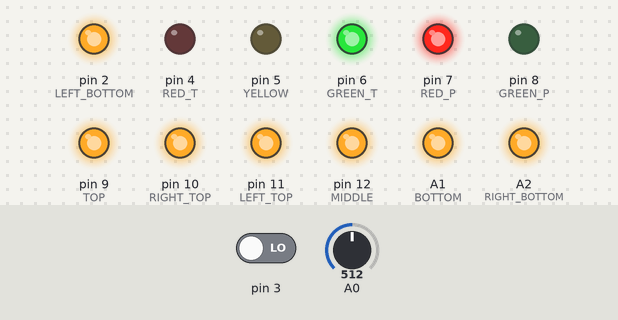
The sketch below on a simulated Arduino Uno, built with avr-gcc and run on an emulated ATmega328P. Shown: output pins drawn as LEDs (lit = HIGH). The test bench sets the inputs (shaded band); at power-on: pin 3 LOW, A0 = 512.

Above: at 2.8 s.
2.9 s: pin 3 driven HIGH
At 3.8 s:
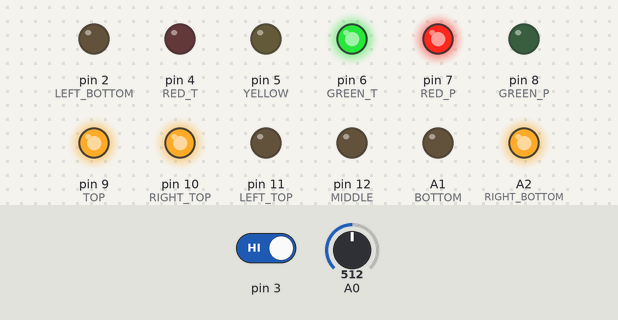
7.5 s: A0 set to 582
15.2 s: A0 set to 616
20.5 s: A0 set to 590
At 22.8 s:
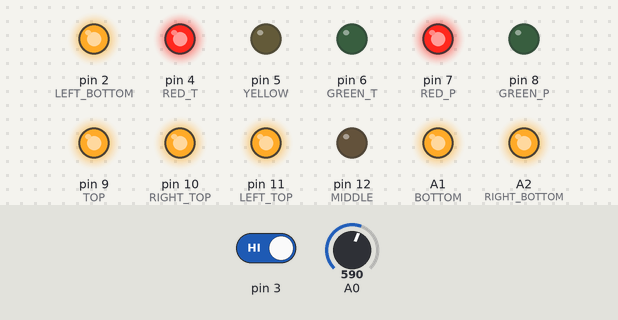
32.5 s: A0 set to 610
At 33.8 s:
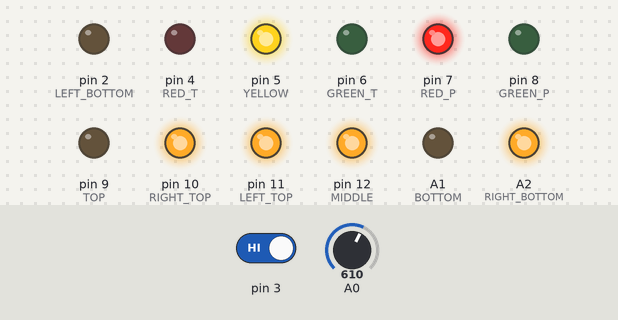
42.5 s: A0 set to 511
At 49.8 s:
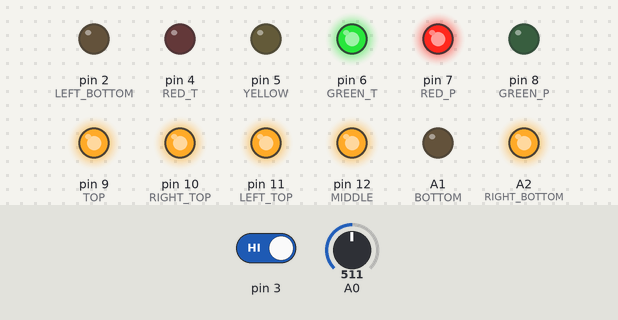
Timing chart, 0 to 72.5 s (numbered marks = the images above; inputs shaded):
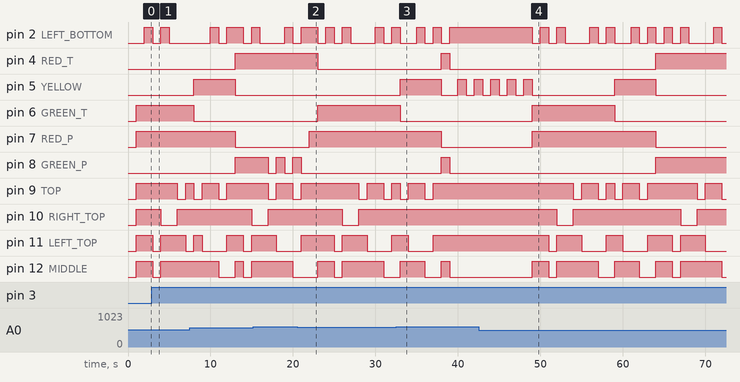

Measured:
- after the input at 20.5 s, pin 4 (RED_T): HIGH → LOW after 2.5 s instead of 1.5 s; pin 5 (YELLOW): stops changing and stays LOW; pin 6 (GREEN_T): LOW → HIGH after 2.5 s; pin 7 (RED_P): LOW → HIGH after 1.5 s; pin 10 (RIGHT_TOP): HIGH → LOW after 5.5 s, → HIGH 2.0 s later
- after the input at 32.5 s, pin 10 (RIGHT_TOP): stays HIGH (without the input it goes to LOW after 8.5 s); pin 11 (LEFT_TOP): goes on until 37.0 s, then stays HIGH; A1 (BOTTOM): goes on until 39.0 s, then stays HIGH
- after the input at 42.5 s, pin 2 (LEFT_BOTTOM): HIGH → LOW after 6.5 s, → HIGH 1.0 s later, → LOW 1.0 s later, → HIGH 1.0 s later, … (19 changes in this stretch); pin 4 (RED_T): LOW → HIGH after 21.5 s

The sketch:

semaforo.ino
```cpp
#include <TimerOne.h>

// XXX_T -> traffic light
// XXX_P -> pedestrian light

#define RED_T 4
#define YELLOW 5
#define GREEN_T 6
#define RED_P 7
#define GREEN_P 8
#define TOP 9
#define RIGHT_TOP 10
#define LEFT_TOP 11
#define MIDDLE 12
#define BOTTOM A1
#define RIGHT_BOTTOM A2
#define LEFT_BOTTOM 2
int count = 0; // count time in seconds
int display_count = 0;
int pedestrian_flag = 0;
int pedestrian_count = 0; // saves count value when there are pedestrians
int toogle = 0;
int night_flag = 0;
unsigned int timer_to_wake = 0; // counter to  daylight mode
unsigned int timer_to_sleep = 0; // counter to nighttime mode

void timer_display(int number) // decoder for 7 segment display
{
  switch(number)
  {
    case 0 :
      digitalWrite(TOP,HIGH);
      digitalWrite(RIGHT_TOP,HIGH);
      digitalWrite(LEFT_TOP,HIGH);
      digitalWrite(MIDDLE,LOW);
      digitalWrite(BOTTOM,HIGH);
      digitalWrite(RIGHT_BOTTOM,HIGH);
      digitalWrite(LEFT_BOTTOM,HIGH);
      break;
    case 1 :
      digitalWrite(TOP,LOW);
      digitalWrite(RIGHT_TOP,HIGH);
      digitalWrite(LEFT_TOP,LOW);
      digitalWrite(MIDDLE,LOW);
      digitalWrite(BOTTOM,LOW);
      digitalWrite(RIGHT_BOTTOM,HIGH);
      digitalWrite(LEFT_BOTTOM,LOW);
      break;
    case 2 :
      digitalWrite(TOP,HIGH);
      digitalWrite(RIGHT_TOP,HIGH);
      digitalWrite(LEFT_TOP,LOW);
      digitalWrite(MIDDLE,HIGH);
      digitalWrite(BOTTOM,HIGH);
      digitalWrite(RIGHT_BOTTOM,LOW);
      digitalWrite(LEFT_BOTTOM,HIGH);
      break;
    case 3 :
      digitalWrite(TOP,HIGH);
      digitalWrite(RIGHT_TOP,HIGH);
      digitalWrite(LEFT_TOP,LOW);
      digitalWrite(MIDDLE,HIGH);
      digitalWrite(BOTTOM,HIGH);
      digitalWrite(RIGHT_BOTTOM,HIGH);
      digitalWrite(LEFT_BOTTOM,LOW);
      break;
    case 4 :
      digitalWrite(TOP,LOW);
      digitalWrite(RIGHT_TOP,HIGH);
      digitalWrite(LEFT_TOP,HIGH);
      digitalWrite(MIDDLE,HIGH);
      digitalWrite(BOTTOM,LOW);
      digitalWrite(RIGHT_BOTTOM,HIGH);
      digitalWrite(LEFT_BOTTOM,LOW);
      break;
    case 5 :
      digitalWrite(TOP,HIGH);
      digitalWrite(RIGHT_TOP,LOW);
      digitalWrite(LEFT_TOP,HIGH);
      digitalWrite(MIDDLE,HIGH);
      digitalWrite(BOTTOM,HIGH);
      digitalWrite(RIGHT_BOTTOM,HIGH);
      digitalWrite(LEFT_BOTTOM,LOW);
      break;
    case 6 :
      digitalWrite(TOP,HIGH);
      digitalWrite(RIGHT_TOP,LOW);
      digitalWrite(LEFT_TOP,HIGH);
      digitalWrite(MIDDLE,HIGH);
      digitalWrite(BOTTOM,HIGH);
      digitalWrite(RIGHT_BOTTOM,HIGH);
      digitalWrite(LEFT_BOTTOM,HIGH);
      break;
    case 7 :
      digitalWrite(TOP,HIGH);
      digitalWrite(RIGHT_TOP,HIGH);
      digitalWrite(LEFT_TOP,LOW);
      digitalWrite(MIDDLE,LOW);
      digitalWrite(BOTTOM,LOW);
      digitalWrite(RIGHT_BOTTOM,HIGH);
      digitalWrite(LEFT_BOTTOM,LOW);
      break;
    case 8 :
      digitalWrite(TOP,HIGH);
      digitalWrite(RIGHT_TOP,HIGH);
      digitalWrite(LEFT_TOP,HIGH);
      digitalWrite(MIDDLE,HIGH);
      digitalWrite(BOTTOM,HIGH);
      digitalWrite(RIGHT_BOTTOM,HIGH);
      digitalWrite(LEFT_BOTTOM,HIGH);
      break;
    case 9 :
      digitalWrite(TOP,HIGH);
      digitalWrite(RIGHT_TOP,HIGH);
      digitalWrite(LEFT_TOP,HIGH);
      digitalWrite(MIDDLE,HIGH);
      digitalWrite(BOTTOM,LOW);
      digitalWrite(RIGHT_BOTTOM,HIGH);
      digitalWrite(LEFT_BOTTOM,LOW);
      break;
  }
}

void traffic_light(int color) // turn on/off LEDs like a traffic light
{
  if (color == RED_T)
  {
    digitalWrite(RED_T,HIGH);
    digitalWrite(YELLOW,LOW);
    digitalWrite(GREEN_T,LOW);
  }
  else if (color == YELLOW)
  {
    digitalWrite(YELLOW,HIGH);
    digitalWrite(RED_T,LOW);
    digitalWrite(GREEN_T,LOW);
  }
  else if (color == GREEN_T)
  {
    digitalWrite(YELLOW,LOW);
    digitalWrite(RED_T,LOW);
    digitalWrite(GREEN_T,HIGH);
  }
}

void pedestrian_light(int color) // turn on/off LEDs for pedestrian light
{
  if (color == GREEN_P)
  {
    digitalWrite(RED_P,LOW);
    digitalWrite(GREEN_P,HIGH);
  }
  if (color == RED_P)
  {
    digitalWrite(GREEN_P,LOW);
    digitalWrite(RED_P,HIGH);
  }
}

void toogle_led(int color)
{
  if(toogle == 0)
    {
      digitalWrite(color,LOW);
      toogle = 1;
    }
  else if(toogle == 1)
    {
      digitalWrite(color,HIGH);
      toogle = 0;
    }
}
void ISR_button() // activate flag for pedestrian
{
  pedestrian_flag = 1;
  pedestrian_count = count;
  digitalWrite(13,HIGH);
}


void ISR_timer()
{

  // LDR data for daylight and nighttime modes
  if (analogRead(A0) > 600)
  {
    timer_to_wake = 0;
    timer_to_sleep += 1;
  }
  else
  {
    timer_to_sleep = 0;
    timer_to_wake += 1;
  }

  // daylight normal mode
  if(pedestrian_flag == 0 && night_flag == 0)
  {
    switch(count)
    {
      case 25 :
        digitalWrite(GREEN_P,LOW);
        count = -1;
        break;
      case 0 :
        traffic_light(GREEN_T);
        pedestrian_light(RED_P);
        display_count = 9;
        break;
      case 10 :
        traffic_light(YELLOW);
        display_count = 14;
        break;
      case 15 :
        traffic_light(RED_T);
        pedestrian_light(GREEN_P);
        display_count = 24;
        break;
     }
     timer_display(display_count - count);
  }

  // pedestrian mode
  else if(pedestrian_flag == 1 && night_flag == 0)
    {
        if(count == pedestrian_count + 5)
        {
          traffic_light(YELLOW);
          display_count = pedestrian_count + 9;
        }
        if(count == pedestrian_count + 10)
        {
          traffic_light(RED_T);
          pedestrian_light(GREEN_P);
          display_count = pedestrian_count + 18;
        }
        if(count >= pedestrian_count + 14 && count <= pedestrian_count + 19)
        {
          toogle_led(GREEN_P);
          if(count == pedestrian_count + 19)
          {
            pedestrian_light(RED_P);
            count = -1;
            pedestrian_count = 0;
            pedestrian_flag = 0;
          }
        }
        if (count >= 0)
        {
          timer_display(display_count - count);
        }
    }

    // nighttime mode
    else if(night_flag == 1)
    {
      pedestrian_flag = 0;
      digitalWrite(RED_T,LOW);
      digitalWrite(RED_P,LOW);
      digitalWrite(GREEN_T,LOW);
      digitalWrite(GREEN_P,LOW);
      toogle_led(YELLOW);
      count = -1;
      timer_display(0);
    }
    count += 1;
  }


void setup() {
  pinMode(2,OUTPUT);
  pinMode(3, INPUT);
  pinMode(4,OUTPUT);
  pinMode(5,OUTPUT);
  pinMode(6,OUTPUT);
  pinMode(7,OUTPUT);
  pinMode(8,OUTPUT);
  pinMode(9,OUTPUT);
  pinMode(10,OUTPUT);
  pinMode(11,OUTPUT);
  pinMode(12,OUTPUT);
  pinMode(A1,OUTPUT);
  pinMode(A2,OUTPUT);
  Timer1.initialize(1000000); // interrupt every 1 second
  Timer1.attachInterrupt(ISR_timer);
  attachInterrupt(digitalPinToInterrupt(3),ISR_button,RISING); // pedestrian interrupt
}

void loop() {
  // conditions for daylight and nighttime mode
  if (timer_to_sleep > 5)
  {
    night_flag = 1;
    digitalWrite(13,HIGH);
  }
  else if(timer_to_wake > 5)
  {
    night_flag = 0;
    digitalWrite(13,LOW);
  }


}
```
